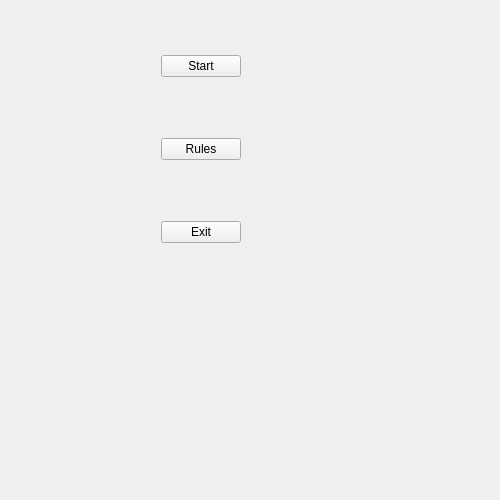
<?xml version="1.0" encoding="UTF-8"?>
<ui version="4.0">
 <class>Form</class>
 <widget class="QWidget" name="Form">
  <property name="geometry">
   <rect>
    <x>0</x>
    <y>0</y>
    <width>500</width>
    <height>500</height>
   </rect>
  </property>
  <property name="minimumSize">
   <size>
    <width>500</width>
    <height>500</height>
   </size>
  </property>
  <property name="windowTitle">
   <string>Form</string>
  </property>
  <widget class="QWidget" name="verticalWidget" native="true">
   <property name="geometry">
    <rect>
     <x>0</x>
     <y>0</y>
     <width>401</width>
     <height>301</height>
    </rect>
   </property>
   <layout class="QVBoxLayout" name="verticalLayout">
    <item>
     <layout class="QHBoxLayout" name="horizontalLayout_3">
      <item>
       <spacer name="horizontalSpacer">
        <property name="orientation">
         <enum>Qt::Horizontal</enum>
        </property>
        <property name="sizeHint" stdset="0">
         <size>
          <width>40</width>
          <height>20</height>
         </size>
        </property>
       </spacer>
      </item>
      <item>
       <widget class="QPushButton" name="btn_start">
        <property name="text">
         <string>Start</string>
        </property>
       </widget>
      </item>
      <item>
       <spacer name="horizontalSpacer_2">
        <property name="orientation">
         <enum>Qt::Horizontal</enum>
        </property>
        <property name="sizeHint" stdset="0">
         <size>
          <width>40</width>
          <height>20</height>
         </size>
        </property>
       </spacer>
      </item>
     </layout>
    </item>
    <item>
     <layout class="QHBoxLayout" name="horizontalLayout">
      <item>
       <spacer name="horizontalSpacer_3">
        <property name="orientation">
         <enum>Qt::Horizontal</enum>
        </property>
        <property name="sizeHint" stdset="0">
         <size>
          <width>40</width>
          <height>20</height>
         </size>
        </property>
       </spacer>
      </item>
      <item>
       <widget class="QPushButton" name="btn_rules">
        <property name="text">
         <string>Rules</string>
        </property>
       </widget>
      </item>
      <item>
       <spacer name="horizontalSpacer_4">
        <property name="orientation">
         <enum>Qt::Horizontal</enum>
        </property>
        <property name="sizeHint" stdset="0">
         <size>
          <width>40</width>
          <height>20</height>
         </size>
        </property>
       </spacer>
      </item>
     </layout>
    </item>
    <item>
     <layout class="QHBoxLayout" name="horizontalLayout_2">
      <item>
       <spacer name="horizontalSpacer_5">
        <property name="orientation">
         <enum>Qt::Horizontal</enum>
        </property>
        <property name="sizeHint" stdset="0">
         <size>
          <width>40</width>
          <height>20</height>
         </size>
        </property>
       </spacer>
      </item>
      <item>
       <widget class="QPushButton" name="btn_exit">
        <property name="text">
         <string>Exit</string>
        </property>
       </widget>
      </item>
      <item>
       <spacer name="horizontalSpacer_6">
        <property name="orientation">
         <enum>Qt::Horizontal</enum>
        </property>
        <property name="sizeHint" stdset="0">
         <size>
          <width>40</width>
          <height>20</height>
         </size>
        </property>
       </spacer>
      </item>
     </layout>
    </item>
   </layout>
  </widget>
 </widget>
 <resources/>
 <connections/>
</ui>
